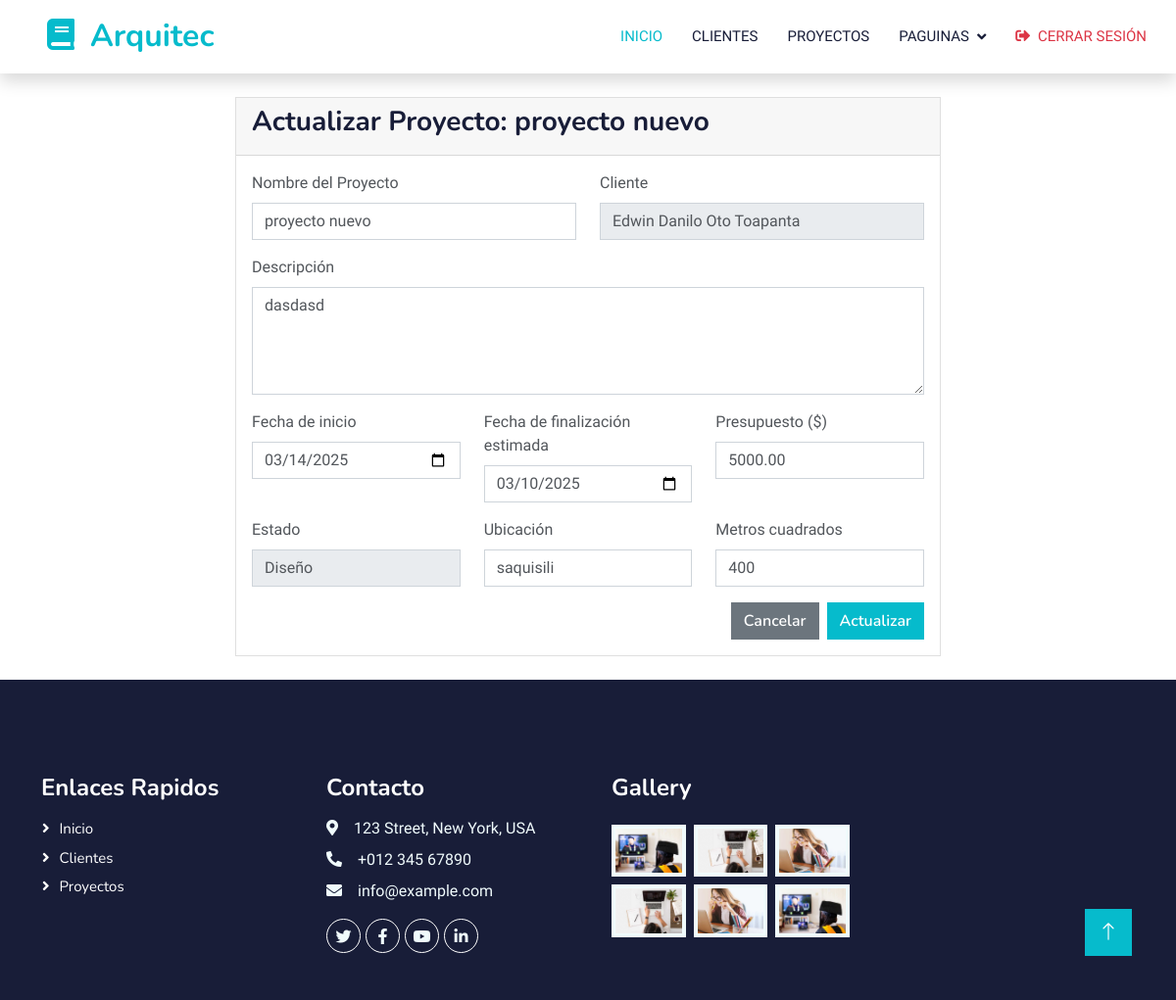
The page /proyectos/2/editar/ on the database its author committed.
### Aplicaciones/Funcion/models.py (models this page shows, shortened)
class Proyecto(models.Model):
    ESTADO_CHOICES = [
        ('planificacion', 'Planificación'),
        ('diseno', 'Diseño'),
        ('construccion', 'Construcción'),
        ('terminado', 'Terminado'),
        ('pausado', 'Pausado'),
    ]
    nombre = models.CharField(max_length=200)
    descripcion = models.TextField()
    cliente = models.ForeignKey('Cliente', on_delete=models.CASCADE, related_name='proyectos')
    fecha_inicio = models.DateField()
    fecha_fin_estimada = models.DateField()
    fecha_fin_real = models.DateField(null=True, blank=True)
    presupuesto = models.DecimalField(max_digits=10, decimal_places=2)
    estado = models.CharField(max_length=20, choices=ESTADO_CHOICES, default='planificacion')
    ubicacion = models.CharField(max_length=255)
    metros_cuadrados = models.IntegerField()
    fecha_creacion = models.DateTimeField(default=timezone.now)
    fecha_actualizacion = models.DateTimeField(auto_now=True)

### Aplicaciones/Funcion/views.py (the view, shortened to what this page needs)
# urls.py: path('proyectos/<int:pk>/editar/', views.ProyectoUpdateView.as_view(), name='proyecto_update'),
class ProyectoUpdateView(UpdateView):
    model = Proyecto
    form_class = ProyectoForm
    template_name = 'proyecto_form.html'

### Aplicaciones/Funcion/forms.py
class ProyectoForm(forms.ModelForm):
    class Meta:
        model = Proyecto
        fields = [
            'nombre',
            'descripcion',
            'cliente',
            'fecha_inicio',
            'fecha_fin_estimada',
            'presupuesto',
            'estado',
            'ubicacion',
            'metros_cuadrados'
        ]
        widgets = {
            'nombre': forms.TextInput(attrs={'class': 'form-control'}),
            'descripcion': forms.Textarea(attrs={'class': 'form-control', 'rows': 4}),
            'cliente': forms.Select(attrs={'class': 'form-control'}),
            'fecha_inicio': forms.DateInput(format='%Y-%m-%d', attrs={'class': 'form-control', 'type': 'date'}),
            'fecha_fin_estimada': forms.DateInput(format='%Y-%m-%d', attrs={'class': 'form-control', 'type': 'date'}),
            'presupuesto': forms.NumberInput(attrs={'class': 'form-control'}),
            'estado': forms.Select(attrs={'class': 'form-control'}),
            'ubicacion': forms.TextInput(attrs={'class': 'form-control'}),
            'metros_cuadrados': forms.NumberInput(attrs={'class': 'form-control'}),
        }

### Aplicaciones/Funcion/models.py (called while the page is built)
    def __str__(self):
        return f"{self.nombre} {self.apellido}"

### Aplicaciones/Funcion/templates/proyecto_form.html (shortened to what this page needs)
{% extends 'plantilla.html' %}
{% block contenido %}
<div class="container py-4">
    <div class="row justify-content-center">
        <div class="col-md-8">
            <div class="card">
                <div class="card-header">
                    <h3 class="card-title">
                        {% if form.instance.id %}
                            Actualizar Proyecto: {{ form.instance.nombre }}
                        {% else %}
                            Registrar Nuevo Proyecto
                        {% endif %}
                    </h3>
                </div>
                <div class="card-body">
                    <form method="post" autocomplete="off">
                        <div class="row mb-3">
                            <div class="col-md-6">
                                <label for="{{ form.nombre.id_for_label }}" class="form-label">Nombre del Proyecto</label>
                                {{ form.nombre }}
                            </div>
                            <div class="col-md-6">
                                <label for="{{ form.cliente.id_for_label }}" class="form-label">Cliente</label>
                                {{ form.cliente }}
                            </div>
                        </div>
                        <div class="mb-3">
                            <label for="{{ form.descripcion.id_for_label }}" class="form-label">Descripción</label>
                            {{ form.descripcion }}
                        </div>
                        <div class="row mb-3">
                            <div class="col-md-4">
                                <label for="{{ form.fecha_inicio.id_for_label }}" class="form-label">Fecha de inicio</label>
                                {{ form.fecha_inicio }}
                            </div>
                            <div class="col-md-4">
                                <label for="{{ form.fecha_fin_estimada.id_for_label }}" class="form-label">Fecha de finalización estimada</label>
                                {{ form.fecha_fin_estimada }}
                            </div>
                            <div class="col-md-4">
                                <label for="{{ form.presupuesto.id_for_label }}" class="form-label">Presupuesto ($)</label>
                                {{ form.presupuesto }}
                            </div>
                        </div>
                        <div class="row mb-3">
                            <div class="col-md-4">
                                <label for="{{ form.estado.id_for_label }}" class="form-label">Estado</label>
                                {{ form.estado }}
                            </div>
                            <div class="col-md-4">
                                <label for="{{ form.ubicacion.id_for_label }}" class="form-label">Ubicación</label>
                                {{ form.ubicacion }}
                            </div>
                            <div class="col-md-4">
                                <label for="{{ form.metros_cuadrados.id_for_label }}" class="form-label">Metros cuadrados</label>
                                {{ form.metros_cuadrados }}
                            </div>
                        </div>
                        <div class="d-grid gap-2 d-md-flex justify-content-md-end">
                            <a href="{% url 'proyecto_list' %}" class="btn btn-secondary">Cancelar</a>
                            <button type="submit" class="btn btn-primary">
                                {% if form.instance.id %}Actualizar{% else %}Guardar{% endif %}
                            </button>
                        </div>
                    </form>
                </div>
            </div>
        </div>
    </div>
</div>
{% endblock %}

### Arquitectura/static/plantilla/css/style.css (style rules this page uses)
:root { --primary: #06BBCC; --light: #F0FBFC; --dark: #181d38; }
.btn { font-family: 'Nunito', sans-serif; font-weight: 600; transition: .5s; }
.btn.btn-primary, .btn.btn-secondary { color: #FFFFFF; }

### rows shown on the page
Proyecto: instance.nombre "proyecto nuevo", nombre "proyecto nuevo", cliente "Edwin Danilo Oto Toapanta", descripcion "dasdasd", fecha_inicio "03/14/2025", fecha_fin_estimada "03/10/2025", presupuesto "5000.00", estado "Diseño", ubicacion "saquisili", metros_cuadrados "400"
